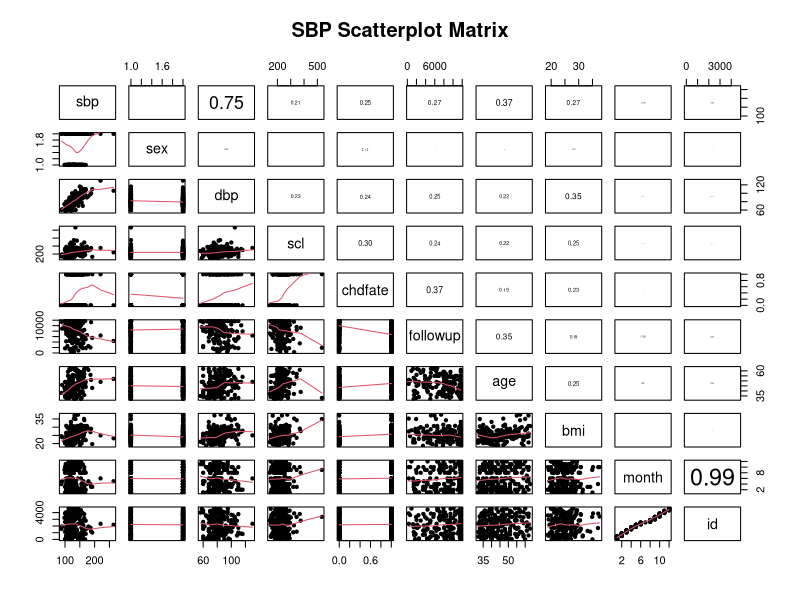
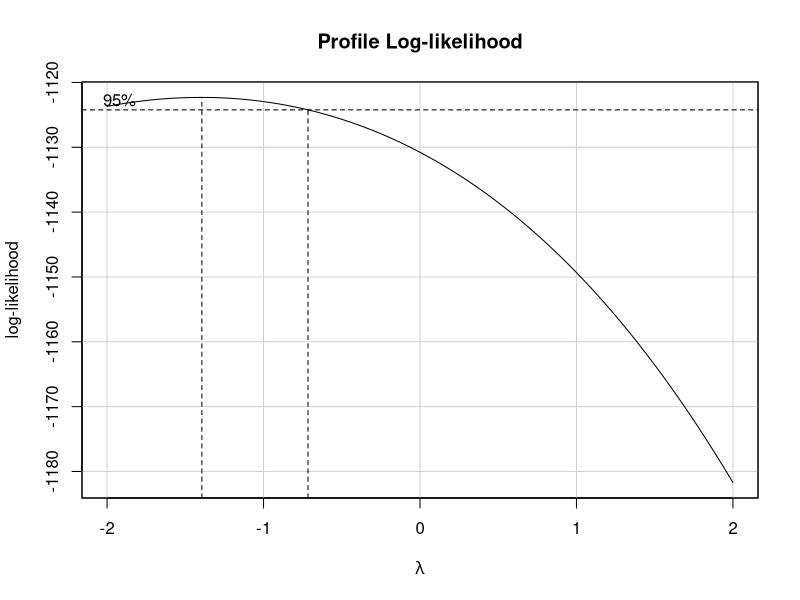
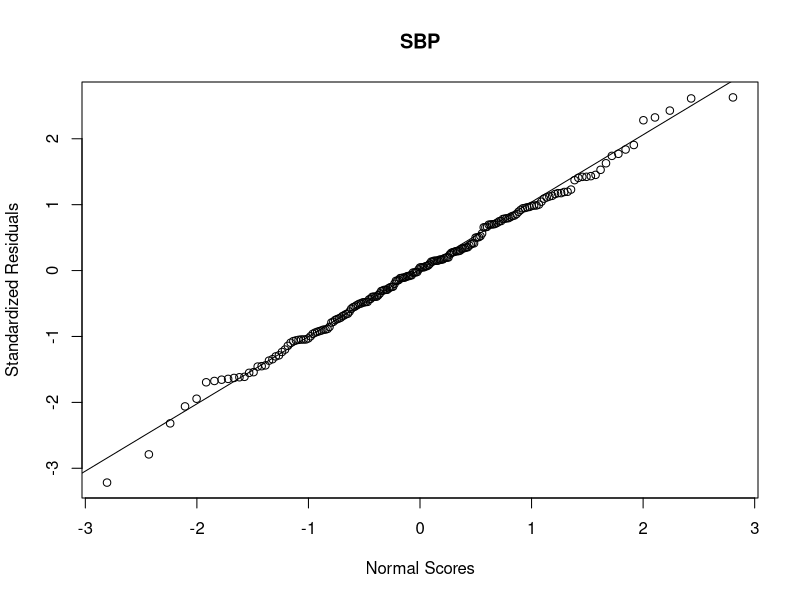
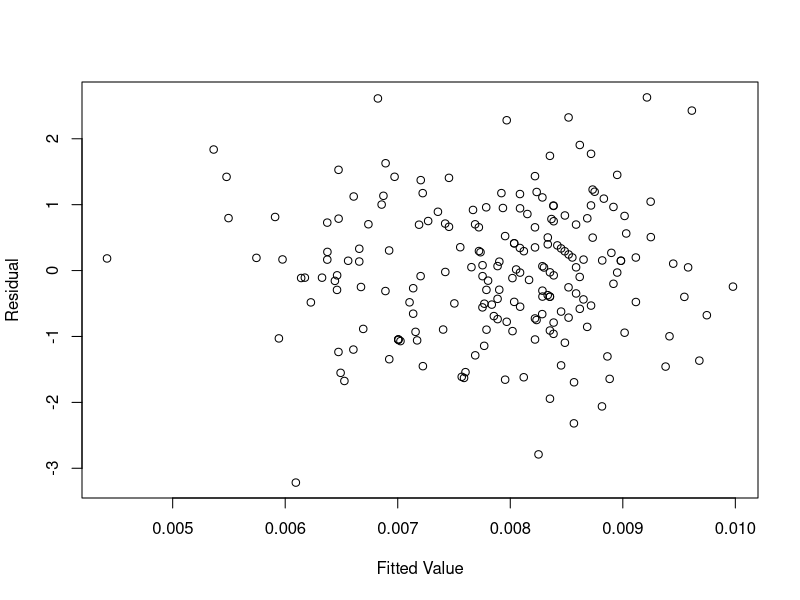
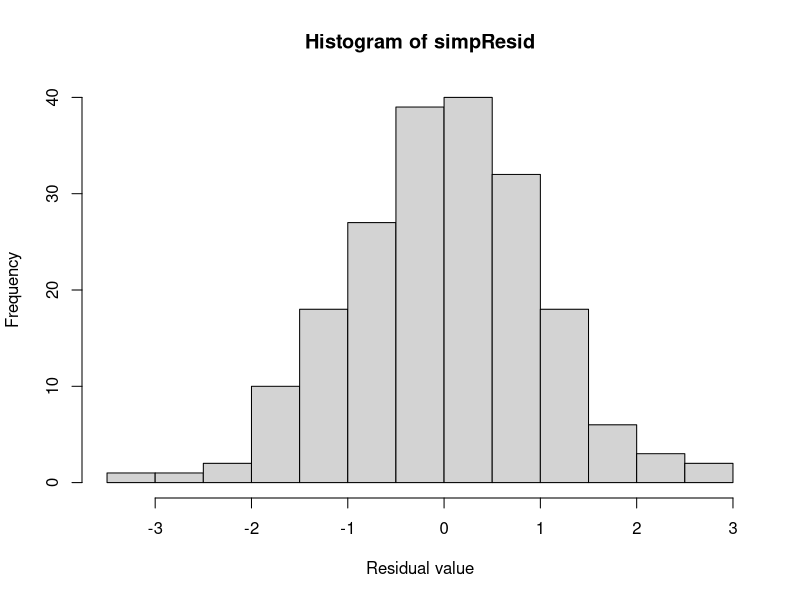
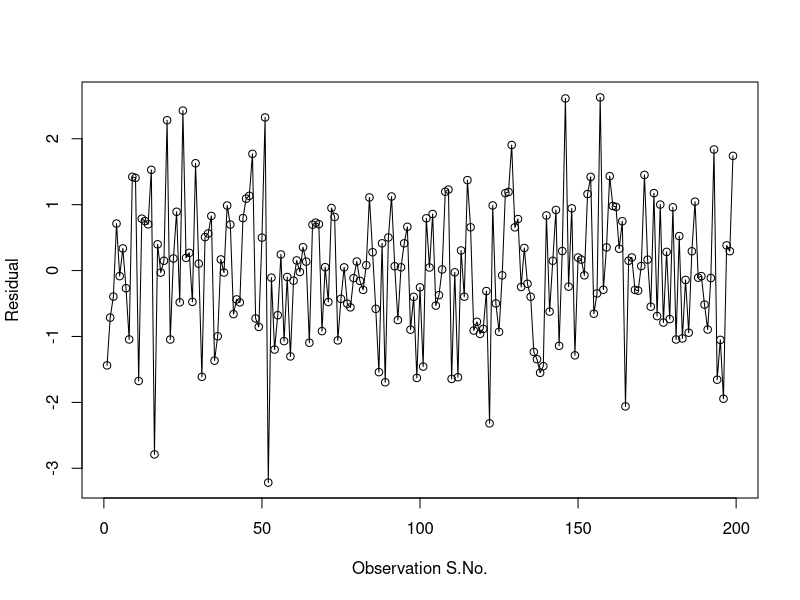
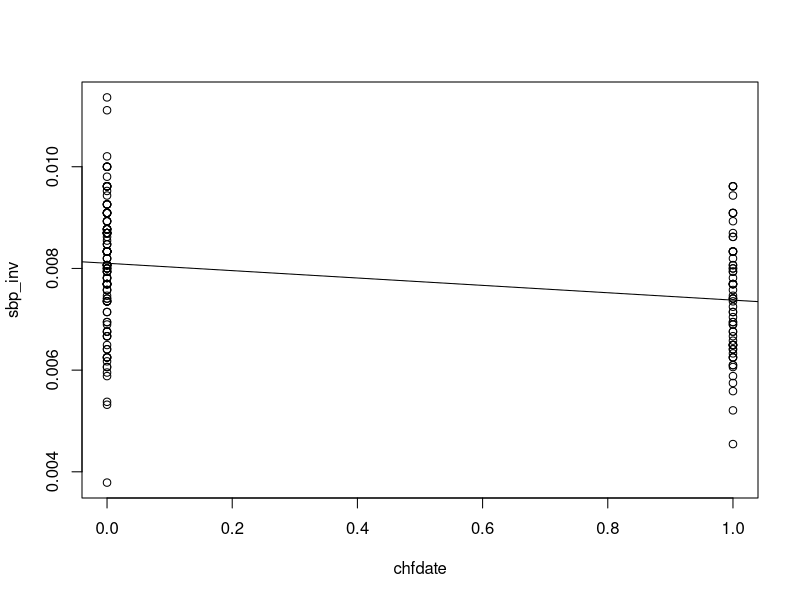
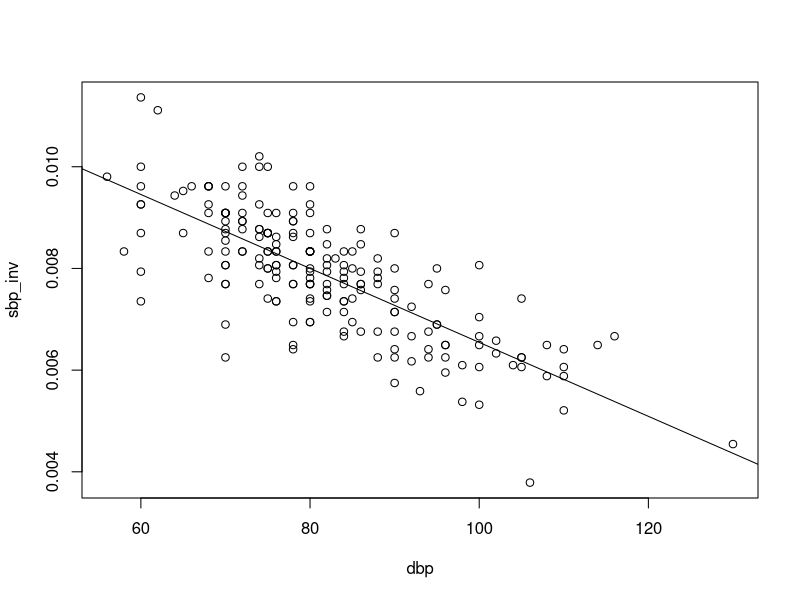

R code for these plots, in order:

#Reading the data set
dfSBPData <- read.csv("CP_Data_P4_052114.csv", header = TRUE)

head(dfSBPData)


# matrix scatter plot of all possible input variables
# source: https://www.r-bloggers.com/scatterplot-matrices-in-r/
# panel.smooth function is built in.
# panel.cor puts correlation in upper panels, size proportional to correlation
panel.cor <- function(x, y, digits=2, prefix="", cex.cor, ...)
{
  usr <- par("usr"); on.exit(par(usr))
  par(usr = c(0, 1, 0, 1))
  r <- abs(cor(x, y))
  txt <- format(c(r, 0.123456789), digits=digits)[1]
  txt <- paste(prefix, txt, sep="")
  if(missing(cex.cor)) cex.cor <- 0.8/strwidth(txt)
  text(0.5, 0.5, txt, cex = cex.cor * r)
}

# Plot #2: same as above, but add loess smoother in lower and correlation in upper
pairs(~sbp+sex+dbp+scl+chdfate+followup+age+bmi+month+id, data=dfSBPData,
      lower.panel=panel.smooth, upper.panel=panel.cor, 
      pch=20, main="SBP Scatterplot Matrix")

#Based on the scatter plot, scl and bmi data points are crowded together respectively, hence we transform scl (inverse)
dfSBPData$scl_inv <- (1/dfSBPData$scl)
dfSBPData$bmi_inv <- (1/dfSBPData$bmi)


#Box Cox transformation of the dependent variable sbp
install.packages("car")
library(car)
boxCox(dfSBPData$sbp~1)

#From the graph, we get lambda = -1
#therefore, transformed sbp = 1/sbp

# fit first model - all input variables included

linRegFullSBP <- lm(X1.sbp ~ sex + dbp + scl_inv + chdfate + followup + age + bmi_inv + month + id, data = dfSBPData)
vif(linRegFullSBP)

# Eliminate input variable id, since VIF for month and id are high (very high correlation)
linRegFullSBP <- lm(X1.sbp ~ sex + dbp + scl_inv + chdfate + followup + age + bmi_inv + month, data = dfSBPData)
vif(linRegFullSBP)

# Forward Stepwise variable selection:
linRegNullSBP <- lm(X1.sbp ~ 1, data = dfSBPData)
step(linRegNullSBP, scope=list(lower=linRegNullSBP, upper = linRegFullSBP), direction="forward", trace = 10)

#All subsets variable selection:
install.packages("leaps")
library(leaps)
leaps<-regsubsets(X1.sbp ~ sex + dbp + scl + chdfate + followup + age + bmi + month, data=dfSBPData, nbest=10)

summary(leaps)
summary(leaps)$cp

#Final model
linRegFinSBP <- lm(X1.sbp ~ dbp + chdfate + age , data = dfSBPData)

summary(linRegFinSBP)


#Diagnostics

#Calculate standardised residuals, and use in normal probability plot
simpResid <- rstandard(linRegFinSBP)

qqnorm(simpResid, ylab="Standardized Residuals", xlab="Normal Scores", main="SBP") 
qqline(simpResid)

# Standardised fitted values vs. residuals

plot(fitted.values(linRegFinSBP), simpResid, xlab = "Fitted Value", ylab = "Residual")

#histogram of residual values
hist(simpResid, xlab = "Residual value")

#Observation order vs. standardised residuals
plot(seq(1,199,1), simpResid, xlab = "Observation S.No.", ylab = "Residual", type = "o")

#Plotting the regression line over the data
plot(dfSBPData$chdfate,dfSBPData$X1.sbp, xlab = "chfdate", ylab = "sbp_inv") 
abline(lm(dfSBPData$X1.sbp ~ dfSBPData$chdfate))

plot(dfSBPData$dbp,dfSBPData$X1.sbp, xlab = "dbp", ylab = "sbp_inv") 
abline(lm(dfSBPData$X1.sbp ~ dfSBPData$dbp))


plot(dfSBPData$age,dfSBPData$X1.sbp, xlab = "age", ylab = "sbp_inv") 
abline(lm(dfSBPData$X1.sbp ~ dfSBPData$age))
